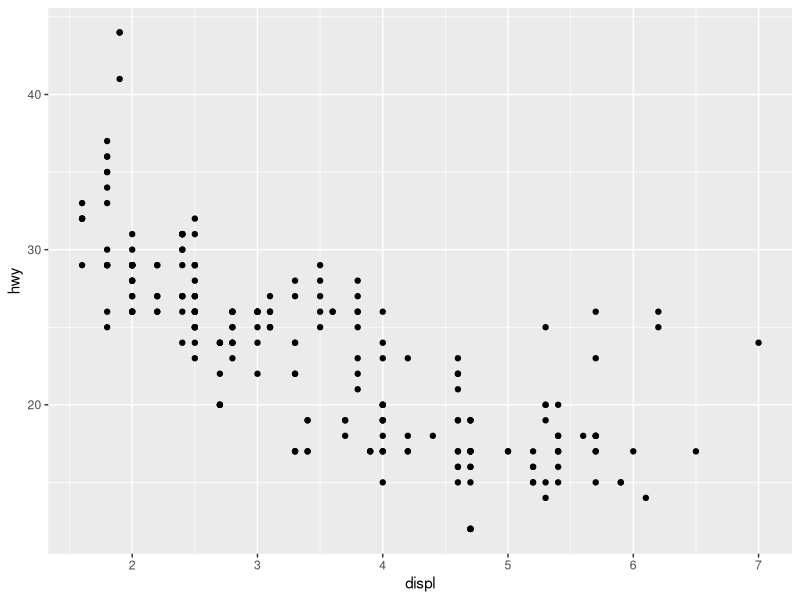
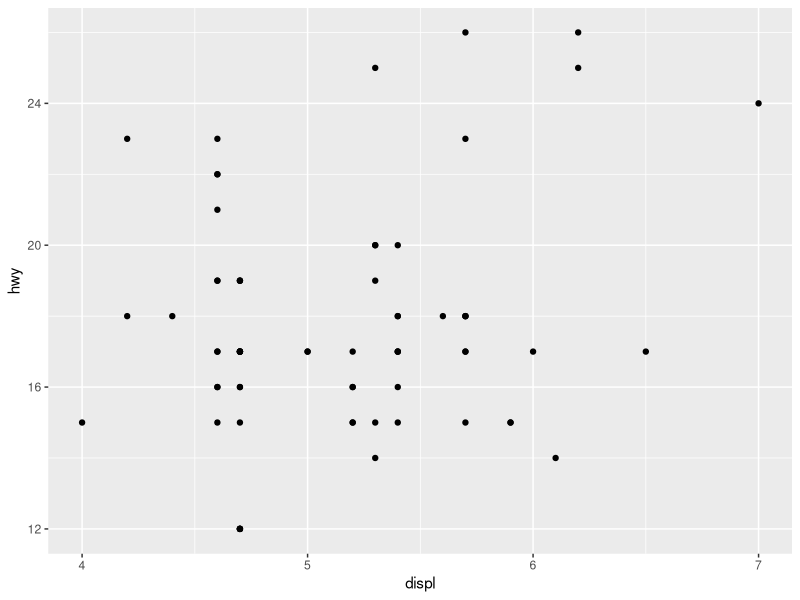

Here is the R script that generated these plots, in order:
x <- 3*4

this_is_a_really_long_name <- 2.5
this_is_a_really_long_name <- 3.5

r_rocks <- 2^3

r_rocks

(y <- seq(1,10))

#Practice Excercises
library(tidyverse)

ggplot(data = mpg) + 
  geom_point(mapping = aes(x = displ, y = hwy))

filter(mpg, cyl == 8)


ggplot(data = filter(mpg, cyl == 8)) + 
  geom_point(mapping = aes(x = displ, y = hwy))

filter(diamonds, carat  > 3)